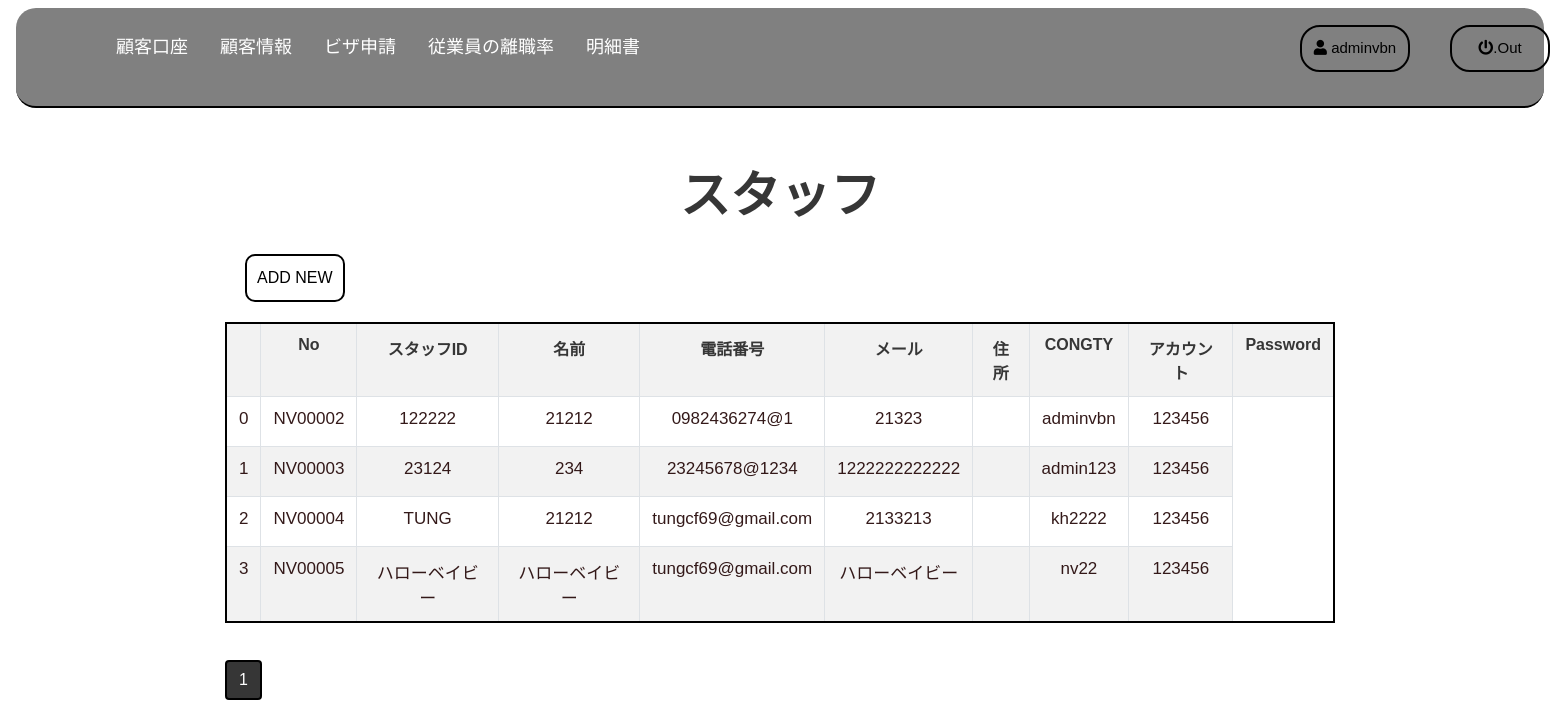
/ADMIN/nhanvien.php (signed in), run on the app's committed database.
### tables this page shows
CREATE TABLE `nhanvien` (
  `NVID` varchar(255) NOT NULL,
  `NAMENV` varchar(255) NOT NULL,
  `PHONE` varchar(255) NOT NULL,
  `EMAIL` varchar(255) NOT NULL,
  `DIACHI` varchar(255) NOT NULL,
  `USERID` int(11) NOT NULL
);

CREATE TABLE `users` (
  `USERID` int(11) NOT NULL,
  `NAME` varchar(255) NOT NULL,
  `PASS` varchar(255) NOT NULL,
  `PHANQUYEN` varchar(255) NOT NULL
);

### ADMIN/nhanvien.php (the view, shortened to what this page needs)
<?php
include('control.php');
$get_data=new data();
$ID=$_GET['edit'];
  $result = mysqli_query($conn, 'select count(NVID) as total from nhanvien');
  $row = mysqli_fetch_assoc($result);
  $total_records = $row['total'];
  $current_page = isset($_GET['page']) ? $_GET['page'] : 1;
  $limit = 10;
  $total_page = ceil($total_records / $limit);
  $start = ($current_page - 1) * $limit;
  $result = mysqli_query($conn, "SELECT * FROM users INNER JOIN nhanvien ON users.USERID=nhanvien.USERID LIMIT $start, $limit");
?>
<html lang="en">
<head>
    <link rel="stylesheet" href="https://maxcdn.bootstrapcdn.com/bootstrap/4.0.0/css/bootstrap.min.css">
    <link rel="stylesheet" href="https://use.fontawesome.com/releases/v5.7.0/css/all.css">
    <link href="css\csss3.css" rel="stylesheet">
</head>
<body class="body">
    <div class="header">
      <div class="Navbar">
        <ul class="topnav">
          <div class="tavba">
            <li class="navbar-user">
              <a href="singout.php"><i class="fa fa-power-off"></i>.Out</a>
            </li>
            <li class="navbar-singin">
                <a href=""><i class="fa fa-user "></i> <?php echo $_SESSION['username']; ?> </a>
            </li>
            <li <?php if($_SESSION['PHANQUYEN']<=1){echo "";}else{echo "hidden";} ?>><a   href="hoadon.php">明細書</a></li>
            <li <?php if($_SESSION['PHANQUYEN']<=1){echo "";}else{echo "hidden";} ?>><a  href="hoadonnhanvien.php">従業員の離職率</a></li>
            <li <?php if($_SESSION['PHANQUYEN']<=1){echo "";}else{echo "hidden";} ?>><a   href="visa.php">ビザ申請</a></li>
            <li <?php if($_SESSION['PHANQUYEN']<=1){echo "";}else{echo "hidden";} ?>><a  href="khachhang.php">顧客情報</a></li>
            <li <?php if($_SESSION['PHANQUYEN']<=1){echo "";}else{echo "hidden";} ?>><a      href="taikhoankhachhang.php">顧客口座</a></li>
          </div>
       </ul>
      </div>
    </div>
    <div class="section">
      <div class="container">
        <div class="section-txt">
          <h1 > スタッフ</h1>
        </div>
        <div class="row">
          <div class="col-md-8">
            <div class="btn-add">
              <?php if($ID!=NULL){echo '<button type="button" class="btn" data-toggle="modal" style="background-color:black;color:white;" data-target="#myModaleadd">  EDIT スタッフ </button> <button type="button" class="btn" hea> <a href="nhanvien.php">BACK</a> </button> '; } else{echo '<button type="button" class="btn" data-toggle="modal" data-target="#myModaleadd">ADD NEW</button>';} ?>
            </div>
          </div>
        </div>
        <form  class="hienthi" role="form" method="post" enctype="multipart/form-data"style="overflow:auto;">
         <table class="table table-bordered table-striped table-responsive-stack"  id="tableOne">
            <tr>
              <th></th>
              <th>No</th>
              <th> スタッフID</th>
              <th>名前</th>
              <th>電話番号</th>
              <th>メール</th>
              <th>住所</th>
              <th>CONGTY</th>
              <th>アカウント</th>
              <th>Password</th>
           </tr>
           <?php
           if (isset($_POST['timkiem'])) {
             $tk=$get_data->search_nhanvien($_POST['search']);
           ?>
             <?php $stt=0; foreach($tk as $se){ ?>
                 <tr>
                   <td  style="width:200px;" align="center" <?php if($_SESSION['PHANQUYEN']==0){echo "";}else{echo "hidden";} ?>>
                     <div class="row" style="margin:5px;">
                       <div style="margin-bottom:10px;" class="btn-edit"><a href="nhanvien.php?edit=<?php echo $se['NVID'];?>" data-target="#myModaleadd"><button type="button" name="button" class="btn"> <i class="fas fa-edit" ></i></button></a> </div>
                       <div style=";" class="btn-del"><a href="nhanvien.php?del=<?php echo $se['NVID'];?>" onclick="if(confirm('Bạn có chắc chắn xóa không?')) return true; else return false;"><button type="button" name="button" class="btn"> <i class="fa fa-trash" ></i></button></a></div>
                     </div>
                   </td>
                     <td><?php echo $stt ?></td>
                     <td><?php echo $se['NVID'] ?></td>
                     <td><?php echo $se['NAMENV'] ?></td>
                     <td><?php echo $se['PHONE'] ?></td>
                     <td><?php echo $se['EMAIL'] ?></td>
                     <td><?php echo $se['DIACHI'] ?></td>
                     <td><?php echo $se['NVCONGTY'] ?></td>
                     <td><?php echo $se['NAME'] ?></td>
                     <td><?php echo $se['PASS'] ?></td>
                 </tr>
             <?php $stt++;} ?>
       <?php }   else { ?>
         <?php $stt=0; foreach($result as $se){ ?>
             <tr>
               <td><?php echo $stt ?></td>
               <td><?php echo $se['NVID'] ?></td>
               <td><?php echo $se['NAMENV'] ?></td>
               <td><?php echo $se['PHONE'] ?></td>
               <td><?php echo $se['EMAIL'] ?></td>
               <td><?php echo $se['DIACHI'] ?></td>
               <td><?php echo $se['NVCONGTY'] ?></td>
               <td><?php echo $se['NAME'] ?></td>
               <td><?php echo $se['PASS'] ?></td>
             </tr>
         <?php $stt++;} ?>
       <?php } ?>
           </table>
        </form>
        <nav aria-label="Page navigation example">
          <ul class="pagination">
            <?php
             for ($i = 1; $i <= $total_page; $i++){
                 if ($i == $current_page){
                     echo ' <li class="page-item btn-active"> <a class="page-link " href="#">'.$i.'</a></li> ';
                 }
                 else{
                     echo ' <li class="page-item"><a class="page-link" href="nhanvien.php?page='.$i.'">'.$i.'</a></li> ';
                 }
             }
            ?>
      </ul>
    </nav>
      </div>
    </div>
</body>
</html>

### ADMIN/css/csss3.css (style rules this page uses)
html { font-family: sans-serif; line-height: 1.15; -webkit-text-size-adjust: 100%; -webkit-tap-highlight-color: rgba(0, 0, 0, 0); font-family: "Montserrat", sans-serif; }
article, aside, figcaption, figure, footer, header, hgroup, main, nav, section { display: block; }
body { margin: 0; font-family: "Helvetica", sans-serif; font-size: 1rem; font-weight: 400; line-height: 1.5; color: black; text-align: left; }
.body { background-color:white; color: #363636; }
ul.pagination .btn-active a { color: white; background-color: #363636; border: 2px solid black; }
ul.pagination li a { color: #363636; margin: 5px; border: 2px solid black; border-radius: 5px; }
.hienthi table { border: 2px solid black; border-radius: 30px; }
.hienthi th { text-align: center; }
.hienthi td { height: 50px; color: rgba(30,0,0, 0.9); font-size: 17px; font-weight: 500; text-align: center; }
.btn-add button { border: 2px solid black; border-radius: 10px; margin: 20px; padding: 10px; background-color: white; }
.navbar { z-index: 1; }
.tavba .navbar-user a { padding: 10px; position: absolute; top: 5px; left: 1350px; width: 100px; border: 2px solid black; border-radius: 20px; color: black; font-size: 15px; }
.tavba .navbar-singin a { padding: 10px; position: absolute; top: 5px; left: 1200px; width: 110px; border: 2px solid black; border-radius: 20px; color: black; font-size: 15px; }
.tavba { position: absolute; top: 20px; left: 100px; }
.tavba li a { font-size: 18px; font-weight: 400; }
ul.topnav { list-style-type: none; margin: 0; padding: 0; overflow: hidden; background-color: gray; width: 100%; height: 100px; border-bottom:2px solid black; border-radius: 20px; }
ul.topnav li { float: right; }
ul.topnav li a { display: block; color:white; text-align: center; padding: 14px 16px; text-decoration: none; }
.section { padding-bottom: 50px; }
.section-txt h1 { text-align: center; padding-top: 50px; font-size: 50px; font-weight: bold; }

### data on the page
nhanvien: NVID "NV00002", NAMENV "122222", PHONE "21212", EMAIL "0982436274@1", DIACHI "21323", USERID.NAME "adminvbn", USERID.PASS "123456"
nhanvien: NVID "NV00003", NAMENV "23124", PHONE "234", EMAIL "23245678@1234", DIACHI "1222222222222", USERID.NAME "admin123", USERID.PASS "123456"
nhanvien: NVID "NV00004", NAMENV "TUNG", PHONE "21212", EMAIL "tungcf69@gmail.com", DIACHI "2133213", USERID.NAME "kh2222", USERID.PASS "123456"
nhanvien: NVID "NV00005", NAMENV "ハローベイビー", PHONE "ハローベイビー", EMAIL "tungcf69@gmail.com", DIACHI "ハローベイビー", USERID.NAME "nv22", USERID.PASS "123456"

### other printed values
$_SESSION['username'] "adminvbn"
